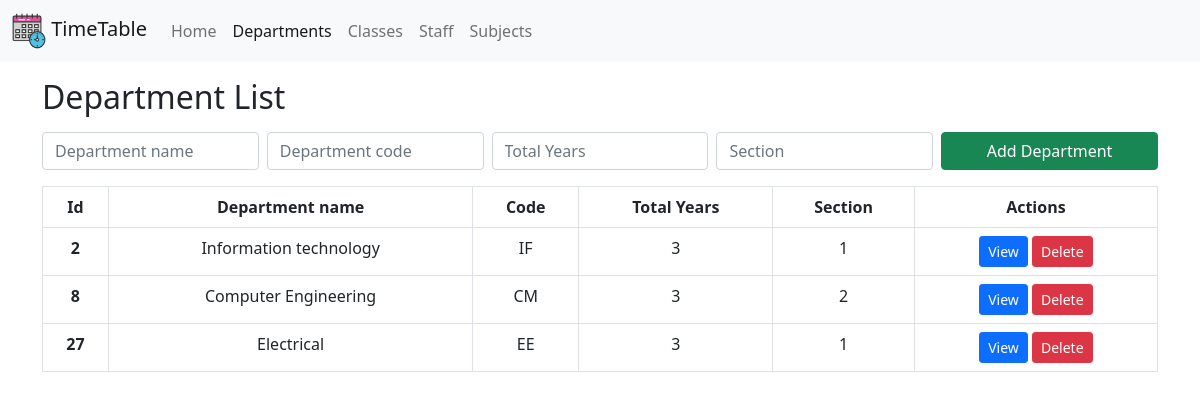
Before: /pages/department.php with the older database file.
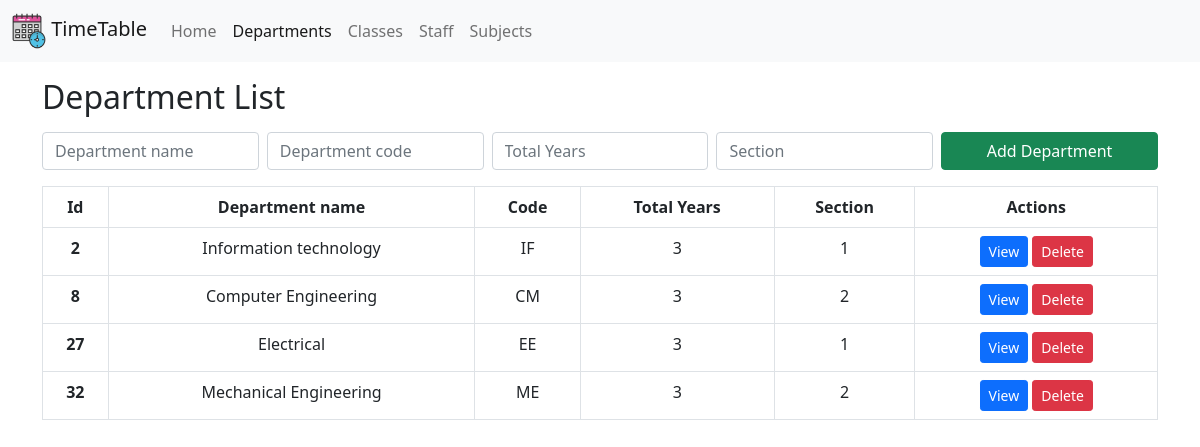
After: the same page with the newer database file.
### tables this page shows
CREATE TABLE `departments` (
  `id` int(11) NOT NULL,
  `dept_name` varchar(255) NOT NULL,
  `d_code` varchar(50) DEFAULT NULL,
  `year` int(11) DEFAULT NULL,
  `sections` int(11) DEFAULT NULL
);

### pages/department.php (the view, shortened to what this page needs)
<?php
include('../utils/dbcon.php');
$query = "SELECT * FROM departments";
$result = mysqli_query($conn, $query);
?>
<!DOCTYPE html>
<html lang="en">
<head>
    <link href="https://cdn.jsdelivr.net/npm/bootstrap@5.0.2/dist/css/bootstrap.min.css" rel="stylesheet">
</head>
<body>
    <nav class="navbar navbar-expand-lg navbar-light bg-light">
        <div class="container-fluid">
            <a class="navbar-brand" href="../">
                <img src="../Images/logo.webp" width="34" height="36">
                TimeTable</a>
            <div class="collapse navbar-collapse" id="navbarSupportedContent">
                <ul class="navbar-nav me-auto mb-2 mb-lg-0">
                    <li class="nav-item">
                        <a class="nav-link" aria-current="page" href="../">Home</a>
                    </li>
                    <li class="nav-item">
                        <a class="nav-link active" href="#">Departments</a>
                    </li>
                    <li class="nav-item">
                        <a class="nav-link" href="./class.php">Classes</a>
                    </li>
                    <li class="nav-item">
                        <a class="nav-link" href="./staff.php">Staff</a>
                    </li>
                    <li class="nav-item">
                        <a class="nav-link" href="./subjects.php">Subjects</a>
                    </li>
                </ul>
            </div>
        </div>
    </nav>
    <div class="container mt-3">
        <div class="head">
            <h2>Department List</h2>
        </div>
        <div class="content">
            <form method="post">
                <div class="row mb-3 g-0">
                    <input type="text" name="departmentName" class="form-control col me-2 mt-2" placeholder="Department name">
                    <input type="text" name="departmentCode" class="form-control col me-2 mt-2" placeholder="Department code">
                    <input type="text" name="year" class="form-control col me-2 mt-2" placeholder="Total Years">
                    <input type="text" name="section" class="form-control col  me-2 mt-2" placeholder="Section">
                    <button type="submit" name="addDepartment" class="btn col btn-success mt-2 ">Add Department</button>
                </div>
            </form>
            <div class="table-responsive">
                <table class="table table-bordered text-center table-hover">
                    <thead>
                        <tr>
                            <th scope="col">Id</th>
                            <th scope="col">Department name</th>
                            <th scope="col">Code</th>
                            <th scope="col">Total Years</th>
                            <th scope="col">Section</th>
                            <th scope="col">Actions</th>
                        </tr>
                    </thead>
                    <tbody>
                        <?php
                        while ($row = mysqli_fetch_assoc($result)) {
                            echo '<tr>';
                            echo '<th scope="row">' . $row['id'] . '</th>';
                            echo '<td scope="row">' . $row['dept_name'] . '</td>';
                            echo '<td scope="row">' . $row['d_code'] . '</td>';
                            echo '<td scope="row">' . $row['year'] . '</td>';
                            echo '<td scope="row">' . $row['sections'] . '</td>';
                            echo '<td>';
                            echo '<button type="button" class="btn btn-primary btn-sm">View</button>';
                            echo '<button type="button" class="btn btn-danger btn-sm" onclick="deleteDepartment(' . $row['id'] . ')">Delete</button>';
                            echo '</td>';
                            echo '</tr>';
                        }
                        ?>
                    </tbody>
                </table>
            </div>
        </div>
    </div>
</body>
</html>

Changed rows visible on the page:
added departments: id "32", dept_name "Mechanical Engineering", d_code "ME", year "3", sections "2"
